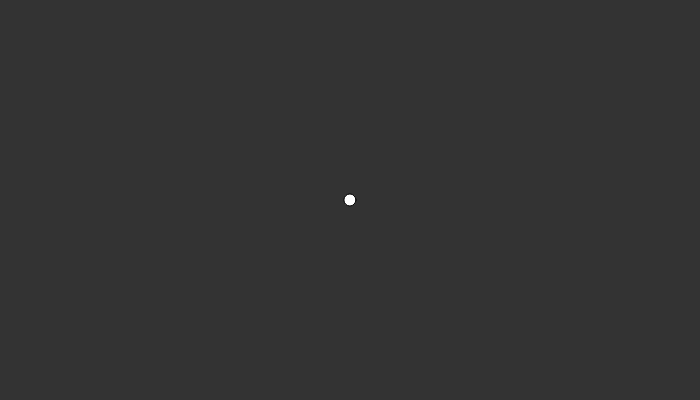
Frame 1 (no input)
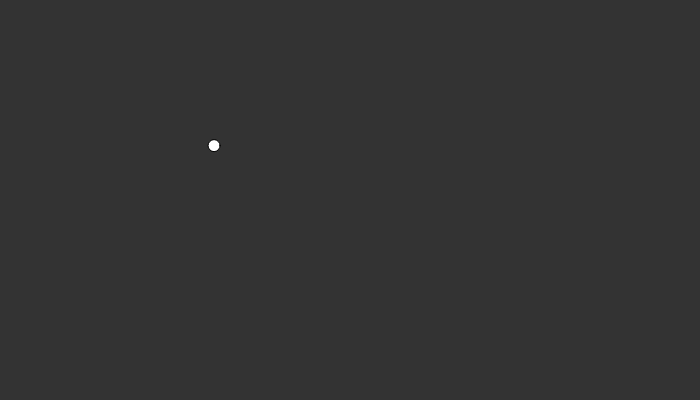
Frame 60 (no input)
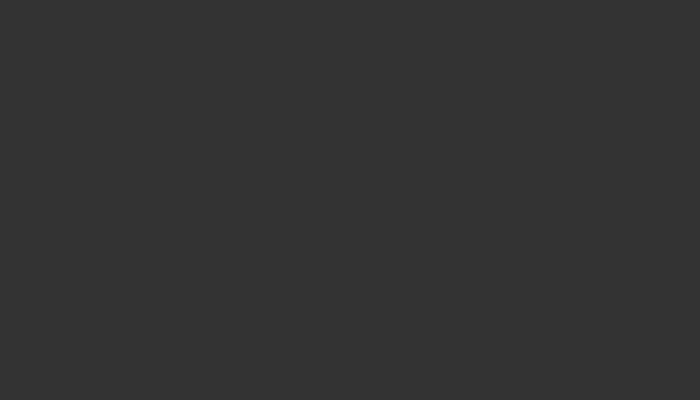
Frame 120 (the mouse pressed at the canvas centre since frame 60)

The p5.js sketch that drew these frames (run headless with seeded random() and noise() and a simulated clock; from frame 60 on, the mouse is pressed at the canvas centre):

// p5.js sketch
// ── sketch.js
var v1;
var v2;
var v3;
var v4;
var speed;

function setup() {
	createCanvas(700, 400);
	speed = createVector(0.1, 0.1);
	v1 = createVector(width / 2, height / 2);
	v2 = createVector(100, 100);
	v3 = createVector();
	v4 = createVector();
}

function draw2() {
	background(51);
	fill(255);
	v2 = v2.sub(speed);
	v1 = p5.Vector.add(v1, v2);
	ellipse(v1.x, v1.y, 10, 10);
}

function draw() {
	var force = p5.Vector.sub(v2, v1);
	var d = v2.mag();
	d = constrain(d, 1, 25);
	var g = 50;
	var strength = g / (d * d);
	force.setMag(strength);
	if (d < 20) {
		force.mult(-10);
	}
	v4.add(force);
	background(51);
	fill(255);
	v3.add(v4);
	v3.limit(5);
	v1.add(v3);
	v4.mult(0);
	ellipse(v1.x, v1.y, 12, 12);
}
